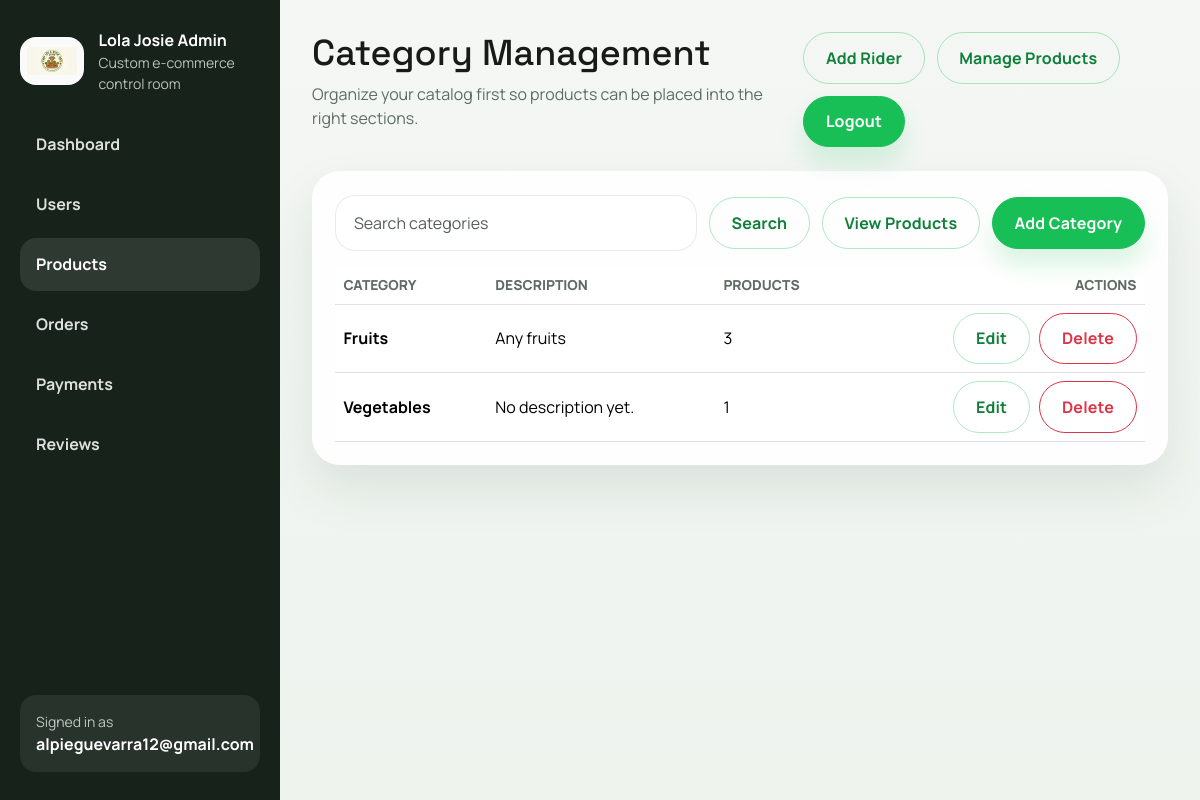
The app's page /admin-dashboard/products/categories/ (signed in), older data.
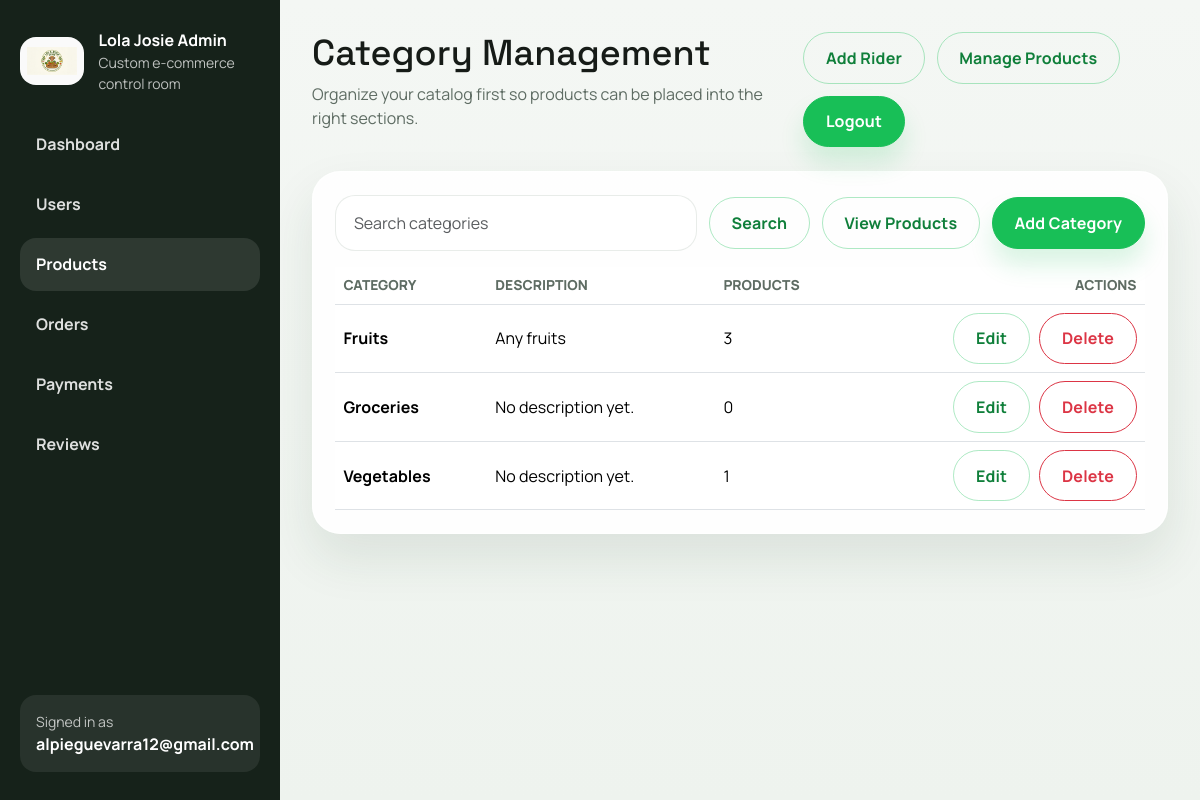
The same page, newer data.
### products/models.py (models this page shows, shortened)
class Category(models.Model):
    name = models.CharField(max_length=120, unique=True)
    slug = models.SlugField(max_length=140, unique=True, blank=True)
    description = models.TextField(blank=True)
    class Meta:
        ordering = ["name"]
        verbose_name_plural = "categories"

### users/admin_views.py (the view)
# urls.py: path("categories/", CategoryListAPIView.as_view(), name="category_list"),
@admin_required
def category_list(request):
    query = request.GET.get("q", "").strip()
    categories = Category.objects.annotate(product_count=Count("products")).order_by("name")
    if query:
        categories = categories.filter(Q(name__icontains=query) | Q(description__icontains=query))
    page_obj = paginate_queryset(request, categories, per_page=12)
    return render(
        request,
        "admin_dashboard/categories/list.html",
        {
            "page_obj": page_obj,
            "query": query,
            "querystring": querystring_without_page(request),
            "section": "products",
        },
    )

### cart/cart.py (called while the page is built)
    def __len__(self):
        return sum(self.cart.values())

### cart/context_processors.py (called while the page is built)
def cart_summary(request):
    return {"cart_item_count": len(Cart(request))}

### config/context_processors.py (called while the page is built)
def site_meta(request):
    return {
        "site_name": settings.SITE_NAME,
        "site_tagline": settings.SITE_TAGLINE,
    }

### users/admin_access.py (called while the page is built)
def is_admin_user(user):
    return user.is_authenticated and (user.is_staff or user.is_superuser)

def admin_required(view_func):
    @wraps(view_func)
    @login_required(login_url="login")
    def wrapped_view(request, *args, **kwargs):
        if not is_admin_user(request.user):
            messages.error(request, "You do not have permission to access the admin dashboard.")
            return redirect("products:product_list")
        return view_func(request, *args, **kwargs)
    return wrapped_view

### users/admin_views.py (called while the page is built)
def paginate_queryset(request, queryset, per_page=10):
    paginator = Paginator(queryset, per_page)
    return paginator.get_page(request.GET.get("page"))

def querystring_without_page(request):
    params = request.GET.copy()
    params.pop("page", None)
    return params.urlencode()

### templates/admin_dashboard/categories/list.html (shortened to what this page needs)
{% extends "admin_dashboard/base_admin.html" %}
{% block admin_title %}Category Management{% endblock %}
{% block admin_intro %}Organize your catalog first so products can be placed into the right sections.{% endblock %}
{% block admin_content %}
<section class="admin-panel">
    <form method="get" class="admin-toolbar">
        <div class="admin-toolbar__search">
            <input type="text" name="q" class="form-control" value="{{ query }}" placeholder="Search categories">
        </div>
        <button type="submit" class="btn btn-outline-success">Search</button>
        <a class="btn btn-outline-success" href="{% url 'admin_dashboard:product_list' %}">View Products</a>
        <a class="btn btn-success" href="{% url 'admin_dashboard:category_create' %}">Add Category</a>
    </form>
    <div class="table-responsive">
        <table class="table admin-table align-middle">
            <thead>
                <tr>
                    <th>Category</th>
                    <th>Description</th>
                    <th>Products</th>
                    <th class="text-end">Actions</th>
                </tr>
            </thead>
            <tbody>
                {% for category in page_obj %}
                    <tr>
                        <td><strong>{{ category.name }}</strong></td>
                        <td>{{ category.description|default:"No description yet."|truncatewords:14 }}</td>
                        <td>{{ category.product_count }}</td>
                        <td class="text-end">
                            <div class="admin-actions">
                                <a class="btn btn-outline-success" href="{% url 'admin_dashboard:category_edit' category.id %}">Edit</a>
                                <a class="btn btn-outline-danger" href="{% url 'admin_dashboard:category_delete' category.id %}">Delete</a>
                            </div>
                        </td>
                    </tr>
                {% empty %}
                    <tr>
                        <td colspan="4" class="text-center text-secondary py-4">No categories found yet.</td>
                    </tr>
                {% endfor %}
            </tbody>
        </table>
    </div>
</section>
{% endblock %}

Row changes from the older to the newer data that the page shows:
added Category: name "Groceries", description "No description yet.", product_count "0"
